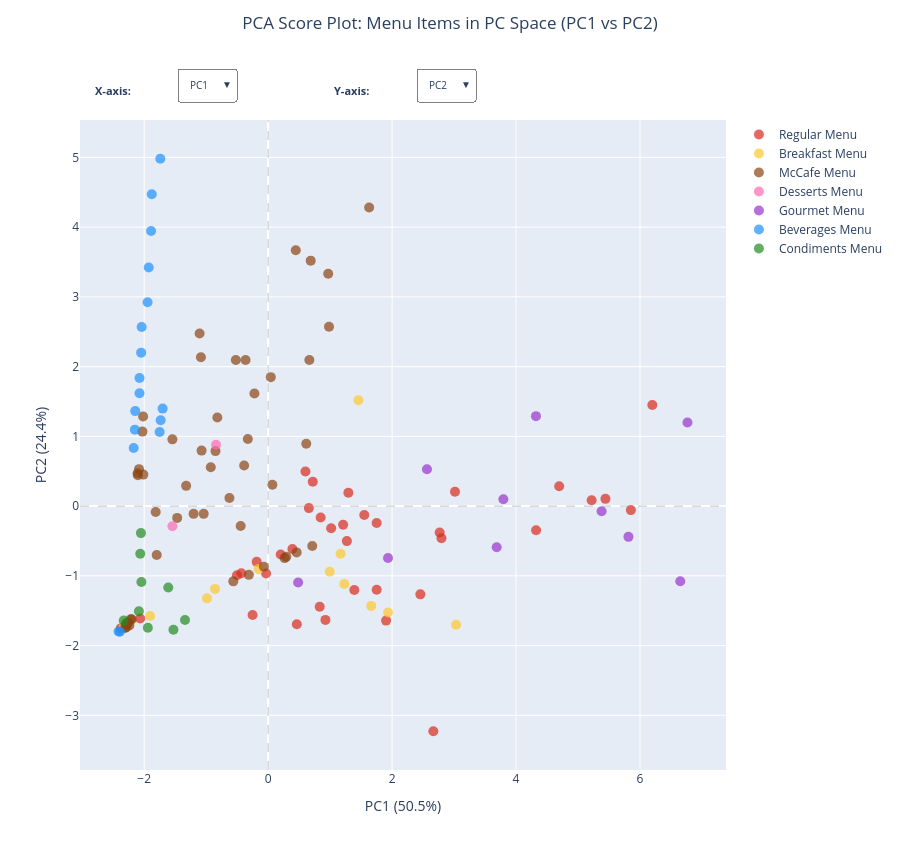

Write notebook code for a chart like this one.
### Markdown cell above
### 1.1 Score Plot ($t_1$ vs $t_2$) *(PCAplots.tex: Slide 1.1)*

**Purpose:**
- Visualize sample relationships
- Detect clusters and trends
- Identify outliers

**What to Look For:**
- **Clusters**: Groups of similar samples
- **Outliers**: Points far from the main group
- **Trends**: Gradients or patterns in the data
- **Separation**: Distinct groups indicating different sample types

**How to Read:**
- **Horizontal position (PC1)**: Based on loading plot interpretation
- **Vertical position (PC2)**: Based on loading plot interpretation
- **Distance from origin**: How "extreme" is this sample

**Interactive tip:** Hover over points to see item names!

### Code cell
# Create interactive score plot with PC selection dropdowns
n_pcs_available = min(6, T.shape[1])

# Prepare data for all PC combinations
score_df = pd.DataFrame({
    **{f'PC{i+1}': T[:, i] for i in range(n_pcs_available)},
    'Item': item_names_clean,
    'Category': categories_clean
})

# Create figure with all PC combinations
from itertools import product
pc_combos = list(product(range(n_pcs_available), range(n_pcs_available)))

fig = go.Figure()

# Add traces for each PC combination and category
categories_unique = score_df['Category'].unique()
traces_per_combo = len(categories_unique)

for pc_x, pc_y in pc_combos:
    visible = (pc_x == 0 and pc_y == 1)  # Show PC1 vs PC2 initially
    for cat in categories_unique:
        mask = score_df['Category'] == cat
        fig.add_trace(go.Scatter(
            x=score_df[f'PC{pc_x+1}'][mask],
            y=score_df[f'PC{pc_y+1}'][mask],
            mode='markers',
            name=cat,
            marker=dict(
                size=10,
                opacity=0.7,
                color=CATEGORY_COLORS.get(cat, '#808080')
            ),
            text=score_df['Item'][mask],
            hovertemplate='<b>%{text}</b><br>' +
                          f'PC{pc_x+1}: %{{x:.2f}}<br>' +
                          f'PC{pc_y+1}: %{{y:.2f}}<extra></extra>',
            visible=visible,
            showlegend=(pc_x == 0 and pc_y == 1)  # Only show legend for initial view
        ))

# Add origin lines (always visible)
fig.add_hline(y=0, line_dash='dash', line_color='gray', line_width=0.5)
fig.add_vline(x=0, line_dash='dash', line_color='gray', line_width=0.5)

# Create dropdown buttons
def make_visibility_scores(selected_x, selected_y):
    """Create visibility array for selected PC combination"""
    vis = []
    for pc_x, pc_y in pc_combos:
        is_selected = (pc_x == selected_x and pc_y == selected_y)
        vis.extend([is_selected] * traces_per_combo)
    return vis

x_buttons = []
for i in range(n_pcs_available):
    default_y = (i + 1) % n_pcs_available if i < n_pcs_available - 1 else 0
    x_buttons.append(dict(
        label=f'PC{i+1}',
        method='update',
        args=[
            {'visible': make_visibility_scores(i, default_y)},
            {'title': f'PCA Score Plot: PC{i+1} vs PC{default_y+1}',
             'xaxis.title': f'PC{i+1} ({explained_var_ratio[i]*100:.1f}%)',
             'yaxis.title': f'PC{default_y+1} ({explained_var_ratio[default_y]*100:.1f}%)'}
        ]
    ))

y_buttons = []
for j in range(n_pcs_available):
    y_buttons.append(dict(
        label=f'PC{j+1}',
        method='update',
        args=[
            {'visible': make_visibility_scores(0, j)},
            {'title': f'PCA Score Plot: PC1 vs PC{j+1}',
             'xaxis.title': f'PC1 ({explained_var_ratio[0]*100:.1f}%)',
             'yaxis.title': f'PC{j+1} ({explained_var_ratio[j]*100:.1f}%)'}
        ]
    ))

fig.update_layout(
    title=dict(
        text='PCA Score Plot: Menu Items in PC Space (PC1 vs PC2)',
        y=0.98,
        x=0.5,
        xanchor='center',
        yanchor='top'
    ),
    xaxis_title=f'PC1 ({explained_var_ratio[0]*100:.1f}%)',
    yaxis_title=f'PC2 ({explained_var_ratio[1]*100:.1f}%)',
    width=900, height=850,
    margin=dict(t=120, b=80, l=80, r=80),
    updatemenus=[
        dict(
            buttons=x_buttons,
            direction='down',
            showactive=True,
            x=0.15, xanchor='left',
            y=1.08, yanchor='top',
            active=0,
            bgcolor='white',
            bordercolor='gray',
            font=dict(size=10)
        ),
        dict(
            buttons=y_buttons,
            direction='down',
            showactive=True,
            x=0.52, xanchor='left',
            y=1.08, yanchor='top',
            active=1,
            bgcolor='white',
            bordercolor='gray',
            font=dict(size=10)
        )
    ],
    annotations=[
        dict(text="<b>X-axis:</b>", x=0.02, xref="paper", y=1.06, yref="paper", 
             showarrow=False, font=dict(size=11), xanchor='left'),
        dict(text="<b>Y-axis:</b>", x=0.39, xref="paper", y=1.06, yref="paper", 
             showarrow=False, font=dict(size=11), xanchor='left')
    ]
)

fig.show()

print("\n💡 TIP: Use the dropdown menus to explore different PC combinations!")
print("   • PC1 vs PC2: Caloric vs Sweet patterns (75% variance)")
print("   • PC1 vs PC3: Caloric items vs Trans Fat dimension")
print("   • PC3 vs PC4: Trans Fat vs Cholesterol patterns")
print("\n💡 INSIGHT: Hover over points to see item names!")
print("   • Right side (high PC1): High-calorie items")
print("   • Top (high PC2): Sweet items")
print("   • Bottom-right: Hearty, savory meals")
